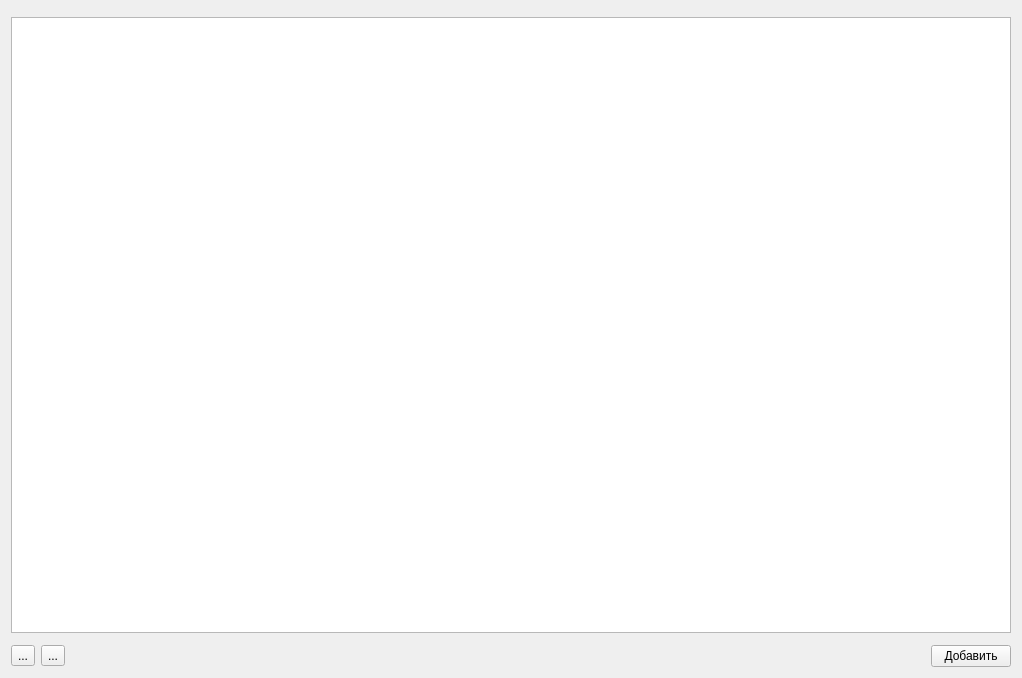
<?xml version="1.0" encoding="UTF-8"?>
<ui version="4.0">
 <class>PageEducationWork</class>
 <widget class="QWidget" name="PageEducationWork">
  <property name="geometry">
   <rect>
    <x>0</x>
    <y>0</y>
    <width>1022</width>
    <height>678</height>
   </rect>
  </property>
  <property name="windowTitle">
   <string>Form</string>
  </property>
  <layout class="QVBoxLayout" name="verticalLayout" stretch="0,1,0,0">
   <item>
    <widget class="QWidget" name="w_header" native="true"/>
   </item>
   <item>
    <widget class="QListView" name="lv_educationWorks">
     <property name="editTriggers">
      <set>QAbstractItemView::CurrentChanged</set>
     </property>
    </widget>
   </item>
   <item>
    <widget class="QWidget" name="w_footer" native="true"/>
   </item>
   <item>
    <widget class="QWidget" name="w_addButton" native="true">
     <layout class="QHBoxLayout" name="horizontalLayout">
      <property name="spacing">
       <number>6</number>
      </property>
      <property name="leftMargin">
       <number>0</number>
      </property>
      <property name="topMargin">
       <number>0</number>
      </property>
      <property name="rightMargin">
       <number>0</number>
      </property>
      <property name="bottomMargin">
       <number>0</number>
      </property>
      <item>
       <widget class="QToolButton" name="btn_up">
        <property name="text">
         <string>...</string>
        </property>
        <property name="icon">
         <iconset resource="../res.qrc">
          <normaloff>:/img/img/up.png</normaloff>:/img/img/up.png</iconset>
        </property>
       </widget>
      </item>
      <item>
       <widget class="QToolButton" name="btn_down">
        <property name="text">
         <string>...</string>
        </property>
        <property name="icon">
         <iconset resource="../res.qrc">
          <normaloff>:/img/img/down.png</normaloff>:/img/img/down.png</iconset>
        </property>
       </widget>
      </item>
      <item>
       <spacer name="horizontalSpacer">
        <property name="orientation">
         <enum>Qt::Horizontal</enum>
        </property>
        <property name="sizeHint" stdset="0">
         <size>
          <width>897</width>
          <height>20</height>
         </size>
        </property>
       </spacer>
      </item>
      <item>
       <widget class="QPushButton" name="btn_add">
        <property name="text">
         <string>Добавить</string>
        </property>
       </widget>
      </item>
     </layout>
    </widget>
   </item>
  </layout>
 </widget>
 <resources>
  <include location="../res.qrc"/>
 </resources>
 <connections/>
</ui>
